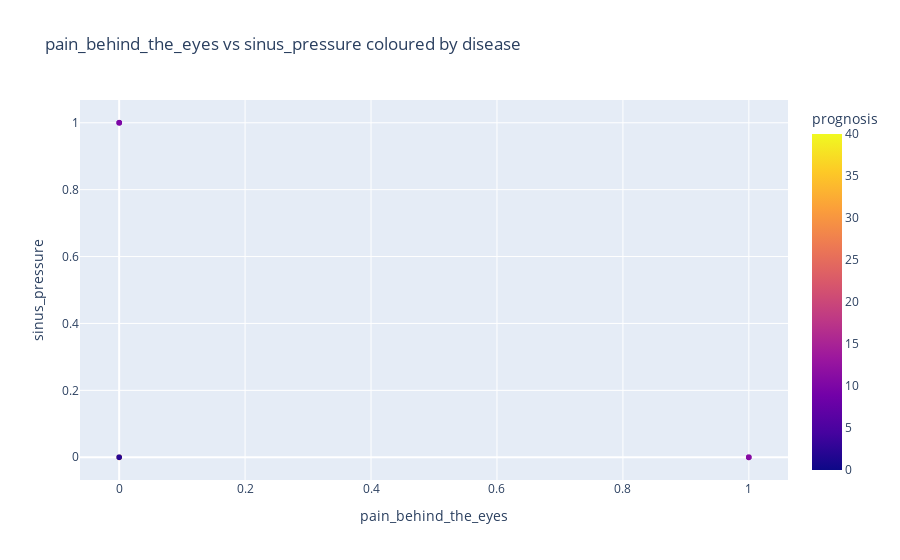
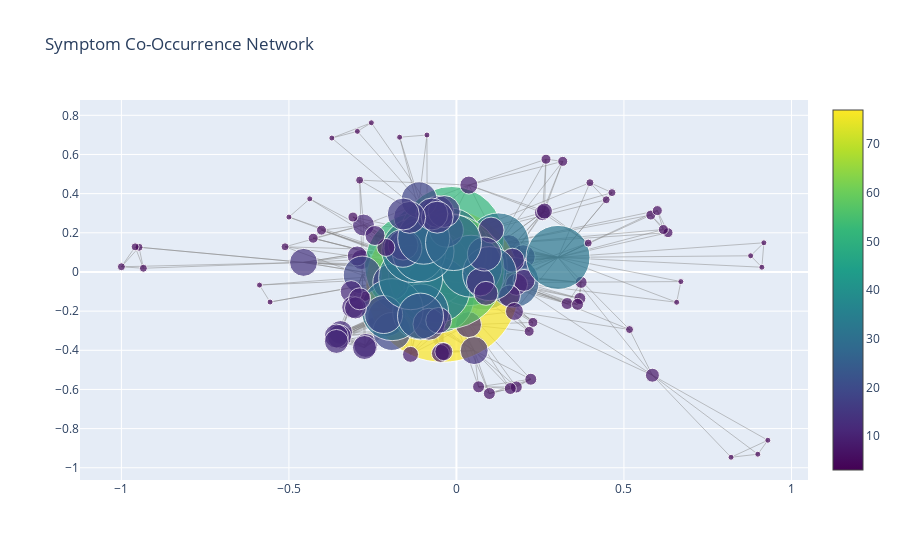

Notebook code for these charts, in order:
### Code cell
# ======================================================================
# exploratory_data_analysis.ipynb  |  Disease-Prediction Mini-Hackathon
# Author: <your name>              |  Python 3.10.11
# ======================================================================

# %% [markdown]
# # 1 – Imports & Configuration
#   • Loads the processed datasets  
#   • Sets global plotting style

# %%



# %% [markdown]
# # 2 – Load Processed Data

# %%


# %% [markdown]
# # 3 – Target (Disease) Distribution

# %%

# %% [markdown]
# # 4 – Symptom Prevalence Heatmap
# Shows how frequently each symptom occurs in the dataset.

# %%


# %% [markdown]
# ## 4.1 Rare Symptoms ( < 1 % )

# %%


# %% [markdown]
# # 5 – Correlation Between Symptoms & Diseases
# Use point-biserial correlation (binary vs multiclass) via `chi2` stats.

# %%


# %% [markdown]
# # 6 – Interactive Exploration with Plotly
# Example: visualising two top symptoms vs disease.

# %%


# %% [markdown]
# # 7 – Symptom Co-Occurrence Network (Optional)
# Creates a network graph of symptoms that often appear together.

# %%
# Compute simple co-occurrence matrix




# %% [markdown]
# # 8 – Key Findings & Notes
# - Imbalance exists: note particularly rare diseases.  
# - Top predictive symptoms (by χ²) provide guidance for feature selection.  
# - Symptom_count and rare_symptom_flag distributions suggest value for models.  
# - Co-occurrence network highlights symptom clusters (potential interactions).  

# ======================================================================
# End of notebook
# ======================================================================

### Figure 1 — Plotly figure (JSON) as saved in the notebook; plotly's stock layout.template omitted (floating-point values rounded to 4 significant figures; data arrays with more than 128 entries replaced by an {"elided": "..."} marker saying what was removed)
{"data": [{"hovertemplate": "pain_behind_the_eyes=%{x}<br>sinus_pressure=%{y}<br>prognosis=%{marker.color}<extra></extra>", "legendgroup": "", "marker": {"color": {"elided": "3936 int values"}, "coloraxis": "coloraxis", "symbol": "circle"}, "mode": "markers", "name": "", "showlegend": false, "type": "scattergl", "x": {"elided": "3936 int values"}, "xaxis": "x", "y": {"elided": "3936 int values"}, "yaxis": "y"}], "layout": {"coloraxis": {"colorbar": {"title": {"text": "prognosis"}}, "colorscale": [[0, "#0d0887"], [0.1111, "#46039f"], [0.2222, "#7201a8"], [0.3333, "#9c179e"], [0.4444, "#bd3786"], [0.5556, "#d8576b"], [0.6667, "#ed7953"], [0.7778, "#fb9f3a"], [0.8889, "#fdca26"], [1, "#f0f921"]]}, "legend": {"tracegroupgap": 0}, "title": {"text": "pain_behind_the_eyes vs sinus_pressure coloured by disease"}, "xaxis": {"anchor": "y", "domain": [0, 1], "title": {"text": "pain_behind_the_eyes"}}, "yaxis": {"anchor": "x", "domain": [0, 1], "title": {"text": "sinus_pressure"}}}}

### Figure 2 — Plotly figure (JSON) as saved in the notebook; plotly's stock layout.template omitted (floating-point values rounded to 4 significant figures; data arrays with more than 128 entries replaced by an {"elided": "..."} marker saying what was removed)
{"data": [{"hoverinfo": "none", "line": {"color": "#888", "width": 0.5}, "mode": "lines", "type": "scatter", "x": {"elided": "2832 float values"}, "y": {"elided": "2832 float values"}}, {"marker": {"color": {"elided": "131 int values"}, "colorscale": [[0, "#440154"], [0.1111, "#482878"], [0.2222, "#3e4989"], [0.3333, "#31688e"], [0.4444, "#26828e"], [0.5556, "#1f9e89"], [0.6667, "#35b779"], [0.7778, "#6ece58"], [0.8889, "#b5de2b"], [1, "#fde725"]], "showscale": true, "size": {"elided": "131 int values"}}, "mode": "markers", "text": {"elided": "131 str values"}, "type": "scatter", "x": {"elided": "131 float values"}, "y": {"elided": "131 float values"}}], "layout": {"hovermode": "closest", "showlegend": false, "title": {"text": "Symptom Co-Occurrence Network"}}}
